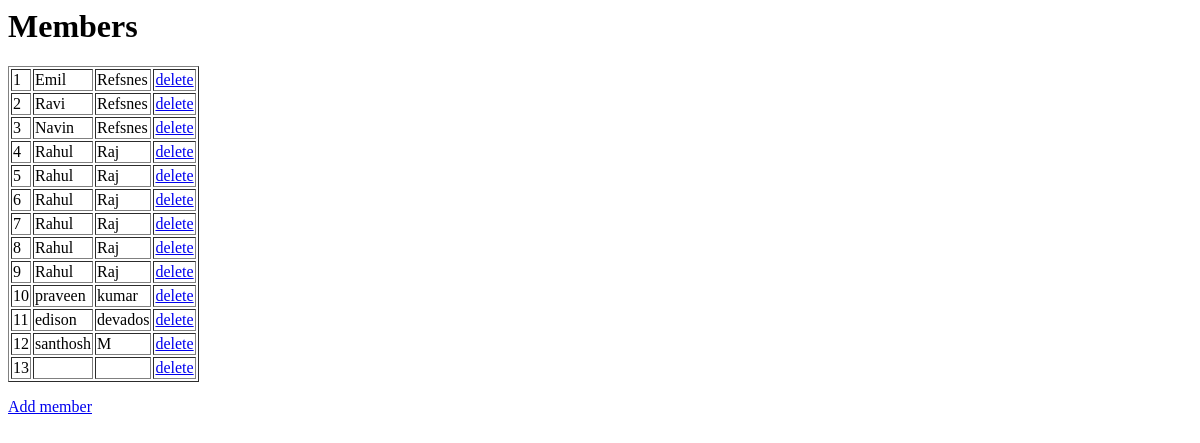
/members/, run on an earlier commit of the app's database.
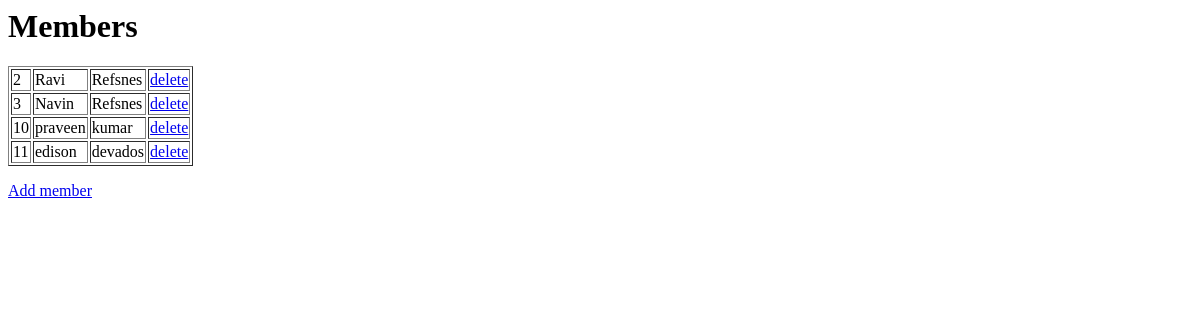
And on a later commit of the database.
### members/models.py (models this page shows)
class Members(models.Model):
    firstname = models.CharField(max_length=255)
    lastname = models.CharField(max_length=255)

### members/views.py (the view)
# urls.py: path('', views.index, name='index'),
def index(request):
    mymembers = Members.objects.all().values()
    template = loader.get_template('index.html')
    context = {
        'mymembers': mymembers
    }
    return HttpResponse(template.render(context, request))

### members/templates/index.html
<h1>Members</h1>
<table border="1">
{% for x in mymembers %}
<tr>
<td>{{ x.id }}</td>
<td>{{ x.firstname }}</td>
<td>{{ x.lastname }}</td>
<td><a href="delete/{{x.id}}">delete</a></td>
</tr>
{% endfor %}
</table>
<p>
    <a href="add/">Add member</a>
</p>

What changed in the data, as far as the page shows it:
removed Members: id "1", firstname "Emil", lastname "Refsnes"
removed Members: id "4", firstname "Rahul", lastname "Raj"
removed Members: id "5", firstname "Rahul", lastname "Raj"
removed Members: id "6", firstname "Rahul", lastname "Raj"
removed Members: id "7", firstname "Rahul", lastname "Raj"
removed Members: id "8", firstname "Rahul", lastname "Raj"
removed Members: id "9", firstname "Rahul", lastname "Raj"
removed Members: id "12", firstname "santhosh", lastname "M"
removed Members: id "13"
